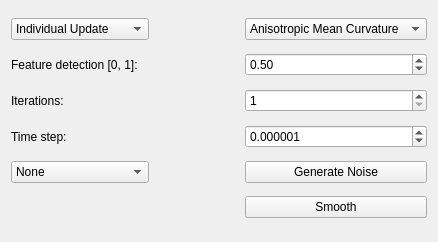
<?xml version="1.0" encoding="UTF-8"?>
<ui version="4.0">
 <class>PMC_SmootherToolbox</class>
 <widget class="QWidget" name="PMC_SmootherToolbox">
  <property name="geometry">
   <rect>
    <x>0</x>
    <y>0</y>
    <width>438</width>
    <height>242</height>
   </rect>
  </property>
  <property name="windowTitle">
   <string>Form</string>
  </property>
  <layout class="QGridLayout" name="gridLayout">
   <item row="3" column="0">
    <widget class="QLabel" name="label_iterations">
     <property name="text">
      <string>Iterations:</string>
     </property>
    </widget>
   </item>
   <item row="2" column="0" colspan="2">
    <widget class="QLabel" name="label_feature_detection">
     <property name="text">
      <string>Feature detection [0, 1]: </string>
     </property>
    </widget>
   </item>
   <item row="3" column="3">
    <widget class="QSpinBox" name="spinBox_iterations">
     <property name="minimum">
      <number>1</number>
     </property>
     <property name="maximum">
      <number>1000</number>
     </property>
    </widget>
   </item>
   <item row="0" column="3">
    <widget class="QComboBox" name="comboBox_smooth_type">
     <item>
      <property name="text">
       <string>Anisotropic Mean Curvature</string>
      </property>
     </item>
     <item>
      <property name="text">
       <string>Prescribed Mean Curvature</string>
      </property>
     </item>
    </widget>
   </item>
   <item row="2" column="3">
    <widget class="QDoubleSpinBox" name="doubleSpinBox">
     <property name="toolTip">
      <string>the lower the more feature sensitive</string>
     </property>
     <property name="whatsThis">
      <string>the lower the more feature sensitive</string>
     </property>
     <property name="maximum">
      <double>1.000000000000000</double>
     </property>
     <property name="singleStep">
      <double>0.100000000000000</double>
     </property>
     <property name="value">
      <double>0.500000000000000</double>
     </property>
    </widget>
   </item>
   <item row="5" column="0">
    <widget class="QComboBox" name="comboBox_visualize">
     <item>
      <property name="text">
       <string>None</string>
      </property>
     </item>
     <item>
      <property name="text">
       <string>Show update vector</string>
      </property>
     </item>
     <item>
      <property name="text">
       <string>Color coding</string>
      </property>
     </item>
    </widget>
   </item>
   <item row="6" column="3">
    <widget class="QPushButton" name="pushButton_smooth">
     <property name="text">
      <string>Smooth</string>
     </property>
    </widget>
   </item>
   <item row="4" column="0">
    <widget class="QLabel" name="label">
     <property name="text">
      <string>Time step:</string>
     </property>
    </widget>
   </item>
   <item row="4" column="3">
    <widget class="QDoubleSpinBox" name="doubleSpinBox_time">
     <property name="decimals">
      <number>6</number>
     </property>
     <property name="maximum">
      <double>1.000000000000000</double>
     </property>
     <property name="singleStep">
      <double>0.001000000000000</double>
     </property>
     <property name="value">
      <double>0.000001000000000</double>
     </property>
    </widget>
   </item>
   <item row="5" column="3">
    <widget class="QPushButton" name="pushButton_generate_noise">
     <property name="text">
      <string>Generate Noise</string>
     </property>
    </widget>
   </item>
   <item row="0" column="0">
    <widget class="QComboBox" name="comboBox_integration_scheme">
     <item>
      <property name="text">
       <string>Individual Update</string>
      </property>
     </item>
     <item>
      <property name="text">
       <string>Batch Update</string>
      </property>
     </item>
    </widget>
   </item>
  </layout>
 </widget>
 <resources/>
 <connections/>
</ui>
